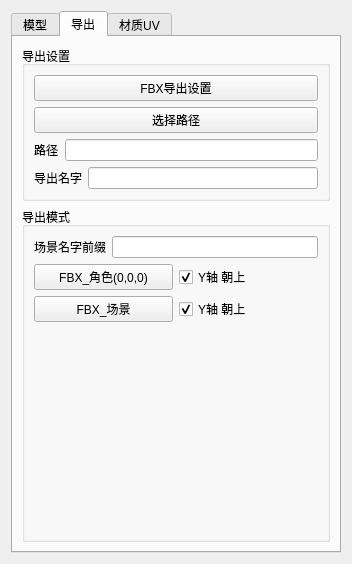
<?xml version="1.0" encoding="UTF-8"?>
<ui version="4.0">
 <class>Form</class>
 <widget class="QWidget" name="Form">
  <property name="enabled">
   <bool>true</bool>
  </property>
  <property name="geometry">
   <rect>
    <x>0</x>
    <y>0</y>
    <width>233</width>
    <height>438</height>
   </rect>
  </property>
  <property name="windowTitle">
   <string>Form</string>
  </property>
  <layout class="QGridLayout" name="gridLayout_5">
   <item row="0" column="1">
    <widget class="QTabWidget" name="tabWidget">
     <property name="enabled">
      <bool>true</bool>
     </property>
     <property name="currentIndex">
      <number>1</number>
     </property>
     <widget class="QWidget" name="tab">
      <property name="styleSheet">
       <string notr="true">
QGroupBox
{
border: 2px solid red;
border-radius:5px;
margin-top:2ex;//文字在方框中位置的偏离度
font-family:楷体;
font:bold 28px;
 
}
 
QGroupBox::title
{
subcontrol-origin:margin;
subcontrol-position:top center;
padding:0 3px;
}</string>
      </property>
      <attribute name="title">
       <string>模型</string>
      </attribute>
      <layout class="QVBoxLayout" name="verticalLayout_5">
       <item>
        <widget class="QGroupBox" name="groupBox">
         <property name="styleSheet">
          <string notr="true"/>
         </property>
         <property name="title">
          <string>坐标系</string>
         </property>
         <layout class="QGridLayout" name="gridLayout_3">
          <item row="0" column="0">
           <widget class="QRadioButton" name="radioButton_3">
            <property name="text">
             <string>local（本地）</string>
            </property>
           </widget>
          </item>
          <item row="0" column="1">
           <widget class="QRadioButton" name="radioButton_2">
            <property name="text">
             <string>world（世界）</string>
            </property>
           </widget>
          </item>
          <item row="1" column="0">
           <widget class="QRadioButton" name="radioButton">
            <property name="text">
             <string>view（观察）</string>
            </property>
            <property name="checked">
             <bool>true</bool>
            </property>
           </widget>
          </item>
          <item row="1" column="1">
           <widget class="QRadioButton" name="radioButton_8">
            <property name="text">
             <string>screen（屏幕）</string>
            </property>
           </widget>
          </item>
         </layout>
        </widget>
       </item>
       <item>
        <widget class="QGroupBox" name="groupBox_2">
         <property name="title">
          <string>约束方式</string>
         </property>
         <layout class="QGridLayout" name="gridLayout_4">
          <item row="1" column="0">
           <widget class="QRadioButton" name="radioButton_4">
            <property name="text">
             <string>None（无）</string>
            </property>
            <property name="checked">
             <bool>true</bool>
            </property>
           </widget>
          </item>
          <item row="3" column="0">
           <widget class="QRadioButton" name="radioButton_7">
            <property name="text">
             <string>face（面）</string>
            </property>
           </widget>
          </item>
          <item row="3" column="1">
           <widget class="QRadioButton" name="radioButton_5">
            <property name="text">
             <string>normal（点法线）</string>
            </property>
           </widget>
          </item>
          <item row="1" column="1">
           <widget class="QRadioButton" name="radioButton_6">
            <property name="text">
             <string>edge（边）</string>
            </property>
           </widget>
          </item>
         </layout>
        </widget>
       </item>
       <item>
        <widget class="QGroupBox" name="groupBox_3">
         <property name="title">
          <string>锁定物体旋转/缩放/移动</string>
         </property>
         <layout class="QHBoxLayout" name="horizontalLayout_3">
          <item>
           <widget class="QPushButton" name="pushButton">
            <property name="text">
             <string>锁定</string>
            </property>
           </widget>
          </item>
          <item>
           <widget class="QPushButton" name="pushButton_2">
            <property name="text">
             <string>解锁</string>
            </property>
           </widget>
          </item>
         </layout>
        </widget>
       </item>
       <item>
        <widget class="QGroupBox" name="groupBox_5">
         <property name="title">
          <string>变换</string>
         </property>
         <layout class="QGridLayout" name="gridLayout_2">
          <item row="0" column="0">
           <widget class="QPushButton" name="pushButton_18">
            <property name="text">
             <string>复制</string>
            </property>
           </widget>
          </item>
          <item row="2" column="2">
           <widget class="QPushButton" name="pushButton_20">
            <property name="text">
             <string>物体位置归零</string>
            </property>
           </widget>
          </item>
          <item row="0" column="2">
           <widget class="QPushButton" name="pushButton_22">
            <property name="text">
             <string>Xform</string>
            </property>
           </widget>
          </item>
          <item row="2" column="1">
           <widget class="QPushButton" name="pushButton_25">
            <property name="text">
             <string>坐标系到中心</string>
            </property>
           </widget>
          </item>
          <item row="0" column="1">
           <widget class="QPushButton" name="pushButton_21">
            <property name="text">
             <string>塌陷</string>
            </property>
           </widget>
          </item>
          <item row="2" column="0">
           <widget class="QPushButton" name="pushButton_19">
            <property name="text">
             <string>坐标系归零</string>
            </property>
           </widget>
          </item>
         </layout>
        </widget>
       </item>
       <item>
        <widget class="QGroupBox" name="groupBox_4">
         <property name="title">
          <string>多边形</string>
         </property>
         <layout class="QGridLayout" name="gridLayout">
          <item row="0" column="1">
           <widget class="QPushButton" name="pushButton_4">
            <property name="text">
             <string>LoopEdge</string>
            </property>
           </widget>
          </item>
          <item row="0" column="0">
           <widget class="QPushButton" name="pushButton_3">
            <property name="text">
             <string>Cut</string>
            </property>
           </widget>
          </item>
          <item row="1" column="1">
           <widget class="QPushButton" name="pushButton_11">
            <property name="text">
             <string>TargetWeld</string>
            </property>
           </widget>
          </item>
          <item row="1" column="0">
           <widget class="QPushButton" name="pushButton_12">
            <property name="text">
             <string>Remove</string>
            </property>
           </widget>
          </item>
          <item row="0" column="2">
           <widget class="QPushButton" name="pushButton_5">
            <property name="text">
             <string>MergePoint</string>
            </property>
           </widget>
          </item>
          <item row="1" column="2">
           <widget class="QPushButton" name="pushButton_8">
            <property name="text">
             <string>MakePlane_One</string>
            </property>
           </widget>
          </item>
         </layout>
        </widget>
       </item>
       <item>
        <widget class="QGroupBox" name="groupBox_7">
         <property name="title">
          <string>Max文件</string>
         </property>
         <layout class="QVBoxLayout" name="verticalLayout_4">
          <item>
           <widget class="QPushButton" name="pushButton_23">
            <property name="text">
             <string>打开项目文件夹</string>
            </property>
           </widget>
          </item>
          <item>
           <widget class="QPushButton" name="pushButton_16">
            <property name="text">
             <string>同目录保存备份文件（_backup.max）</string>
            </property>
           </widget>
          </item>
          <item>
           <widget class="QPushButton" name="pushButton_17">
            <property name="text">
             <string>快速保存选中的模型为(_select.max)</string>
            </property>
           </widget>
          </item>
         </layout>
        </widget>
       </item>
      </layout>
     </widget>
     <widget class="QWidget" name="tab_2">
      <attribute name="title">
       <string>导出</string>
      </attribute>
      <layout class="QGridLayout" name="gridLayout_6">
       <item row="0" column="0">
        <widget class="QGroupBox" name="groupBox_6">
         <property name="title">
          <string>导出设置</string>
         </property>
         <layout class="QVBoxLayout" name="verticalLayout">
          <item>
           <widget class="QPushButton" name="pushButton_6">
            <property name="text">
             <string>FBX导出设置</string>
            </property>
           </widget>
          </item>
          <item>
           <widget class="QPushButton" name="pushButton_7">
            <property name="text">
             <string>选择路径</string>
            </property>
           </widget>
          </item>
          <item>
           <layout class="QHBoxLayout" name="horizontalLayout">
            <item>
             <widget class="QLabel" name="label">
              <property name="text">
               <string>路径</string>
              </property>
             </widget>
            </item>
            <item>
             <widget class="QLineEdit" name="lineEdit"/>
            </item>
           </layout>
          </item>
          <item>
           <layout class="QHBoxLayout" name="horizontalLayout_2">
            <item>
             <widget class="QLabel" name="label_2">
              <property name="text">
               <string>导出名字</string>
              </property>
             </widget>
            </item>
            <item>
             <widget class="QLineEdit" name="lineEdit_2"/>
            </item>
           </layout>
          </item>
         </layout>
        </widget>
       </item>
       <item row="1" column="0">
        <widget class="QGroupBox" name="groupBox_8">
         <property name="title">
          <string>导出模式</string>
         </property>
         <layout class="QVBoxLayout" name="verticalLayout_2">
          <item>
           <layout class="QHBoxLayout" name="horizontalLayout_6">
            <item>
             <widget class="QLabel" name="label_3">
              <property name="text">
               <string>场景名字前缀</string>
              </property>
             </widget>
            </item>
            <item>
             <widget class="QLineEdit" name="lineEdit_3">
              <property name="text">
               <string/>
              </property>
             </widget>
            </item>
           </layout>
          </item>
          <item>
           <layout class="QHBoxLayout" name="horizontalLayout_4">
            <item>
             <widget class="QPushButton" name="pushButton_9">
              <property name="text">
               <string>FBX_角色(0,0,0)</string>
              </property>
             </widget>
            </item>
            <item>
             <widget class="QCheckBox" name="checkBox">
              <property name="text">
               <string>Y轴 朝上</string>
              </property>
              <property name="checked">
               <bool>true</bool>
              </property>
             </widget>
            </item>
           </layout>
          </item>
          <item>
           <layout class="QHBoxLayout" name="horizontalLayout_5">
            <item>
             <widget class="QPushButton" name="pushButton_10">
              <property name="text">
               <string>FBX_场景</string>
              </property>
             </widget>
            </item>
            <item>
             <widget class="QCheckBox" name="checkBox_2">
              <property name="text">
               <string>Y轴 朝上</string>
              </property>
              <property name="checked">
               <bool>true</bool>
              </property>
             </widget>
            </item>
           </layout>
          </item>
          <item>
           <spacer name="verticalSpacer_2">
            <property name="orientation">
             <enum>Qt::Vertical</enum>
            </property>
            <property name="sizeHint" stdset="0">
             <size>
              <width>20</width>
              <height>40</height>
             </size>
            </property>
           </spacer>
          </item>
         </layout>
        </widget>
       </item>
      </layout>
     </widget>
     <widget class="QWidget" name="tab_3">
      <attribute name="title">
       <string>材质UV</string>
      </attribute>
      <layout class="QVBoxLayout" name="verticalLayout_7">
       <item>
        <widget class="QGroupBox" name="groupBox">
         <property name="title">
          <string>Material(材质)</string>
         </property>
         <layout class="QVBoxLayout" name="verticalLayout_3">
          <item>
           <widget class="QPushButton" name="pushButton_24">
            <property name="text">
             <string>单一材质</string>
            </property>
           </widget>
          </item>
          <item>
           <widget class="QPushButton" name="pushButton_26">
            <property name="text">
             <string>复合材质(M_name)</string>
            </property>
           </widget>
          </item>
          <item>
           <widget class="QPushButton" name="pushButton_27">
            <property name="text">
             <string>清除材质</string>
            </property>
           </widget>
          </item>
          <item>
           <widget class="QPushButton" name="pushButton_28">
            <property name="text">
             <string>清除材质颜色</string>
            </property>
           </widget>
          </item>
         </layout>
        </widget>
       </item>
       <item>
        <widget class="QGroupBox" name="groupBox">
         <property name="title">
          <string>UV</string>
         </property>
         <layout class="QVBoxLayout" name="verticalLayout_6">
          <item>
           <widget class="QPushButton" name="pushButton_29">
            <property name="text">
             <string>UV</string>
            </property>
           </widget>
          </item>
          <item>
           <widget class="QPushButton" name="pushButton_30">
            <property name="text">
             <string>Bake</string>
            </property>
           </widget>
          </item>
          <item>
           <spacer name="verticalSpacer">
            <property name="orientation">
             <enum>Qt::Vertical</enum>
            </property>
            <property name="sizeHint" stdset="0">
             <size>
              <width>20</width>
              <height>40</height>
             </size>
            </property>
           </spacer>
          </item>
         </layout>
        </widget>
       </item>
      </layout>
     </widget>
    </widget>
   </item>
  </layout>
 </widget>
 <resources/>
 <connections/>
</ui>
